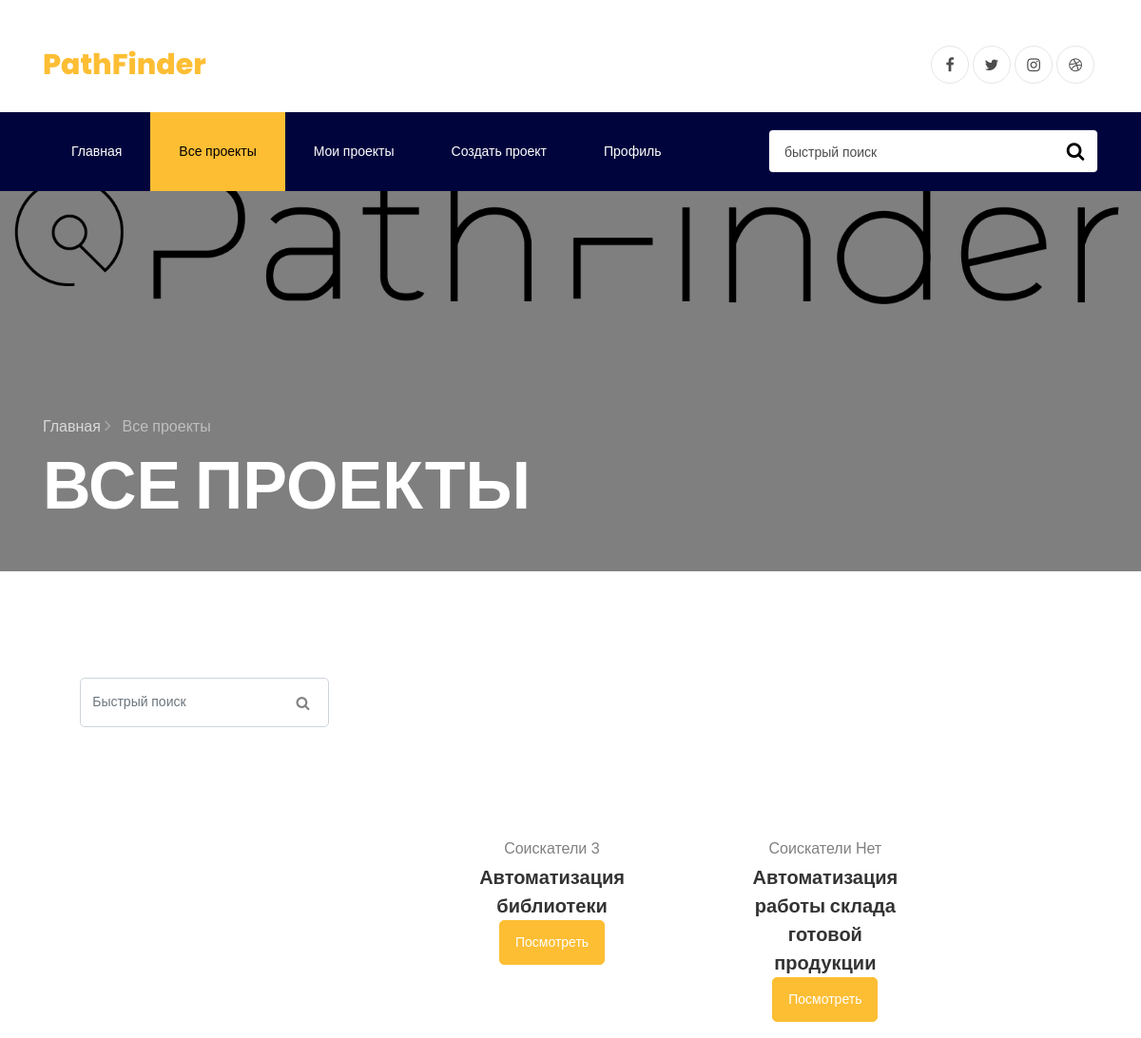
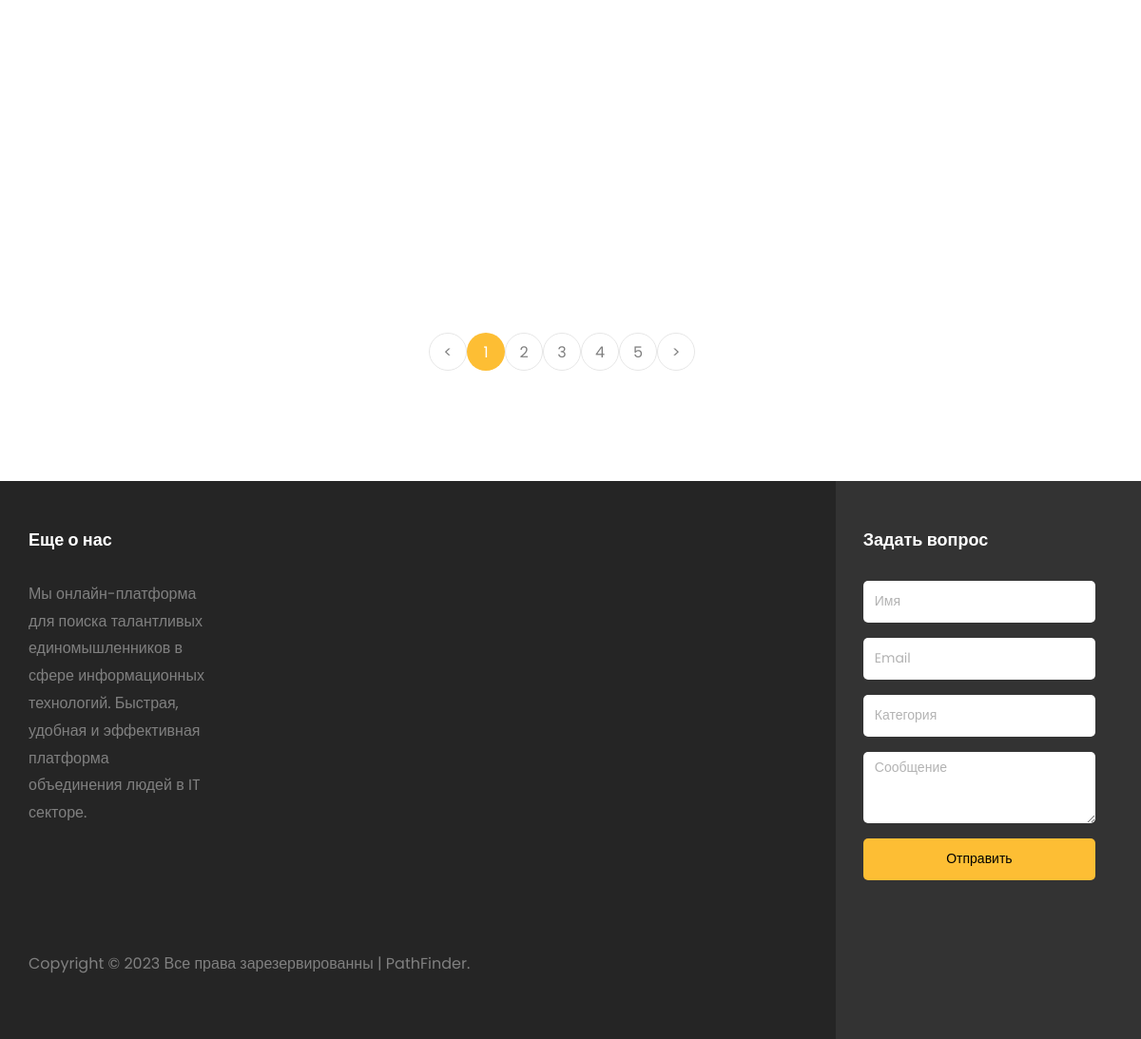
The app's page /shop.php?category=0&page=1 with its own data (2 pictures, top to bottom).
### tables this page shows
CREATE TABLE `products` (
  `id` int(11) NOT NULL,
  `product_class` int(11) NOT NULL,
  `product_name` text NOT NULL,
  `product_price` int(11) NOT NULL,
  `product_text` text NOT NULL,
  `product_widetext` varchar(9999) NOT NULL,
  `product_image` text NOT NULL,
  `user_id` text NOT NULL,
  `user_answer` mediumtext NOT NULL,
  `cords` mediumtext NOT NULL
);

### main_script.php (called while the page is built, shortened)
<?php
$hashh = 0;
?>

### shop.php (the view, shortened to what this page needs)
<!DOCTYPE html>
<html lang="ru">
<?php
include 'main_script.php';
$resulttt = mysqli_query($link, "SELECT `user_id` FROM `users` WHERE `user_hash` LIKE '$hashh'");
while ($dataaa = $resulttt->fetch_assoc()) {
	$userid = $dataaa['user_id'];
}
?>
<head>
	<link rel="stylesheet" href="https://stackpath.bootstrapcdn.com/font-awesome/4.7.0/css/font-awesome.min.css">
	<link rel="stylesheet" href="css/animate.css">
	<link rel="stylesheet" href="css/owl.carousel.min.css">
	<link rel="stylesheet" href="css/owl.theme.default.min.css">
	<link rel="stylesheet" href="css/magnific-popup.css">
	<link rel="stylesheet" href="css/ionicons.min.css">
	<link rel="stylesheet" href="css/flaticon.css">
	<link rel="stylesheet" href="css/icomoon.css">
	<link rel="stylesheet" href="css/style.css">
</head>
<body>
	<div class="container pt-5">
		<div class="row justify-content-between">
			<div class="col">
				<a class="navbar-brand" href="index.php"><span> PathFinder</span></a>
			</div>
			<div class="col d-flex justify-content-end">
				<div class="social-media">
					<p class="mb-0 d-flex">
						<a href="#" class="d-flex align-items-center justify-content-center"><span
								class="fa fa-facebook"><i class="sr-only">Facebook</i></span></a>
						<a href="#" class="d-flex align-items-center justify-content-center"><span
								class="fa fa-twitter"><i class="sr-only">Twitter</i></span></a>
						<a href="#" class="d-flex align-items-center justify-content-center"><span
								class="fa fa-instagram"><i class="sr-only">Instagram</i></span></a>
						<a href="#" class="d-flex align-items-center justify-content-center"><span
								class="fa fa-dribbble"><i class="sr-only">Dribbble</i></span></a>
					</p>
				</div>
			</div>
		</div>
	</div>
	<nav class="navbar navbar-expand-lg navbar-dark ftco_navbar bg-dark ftco-navbar-light" id="ftco-navbar">
		<div class="container">
			<form method="GET" class="searchform order-lg-last">
				<div class="form-group d-flex">
					<input type="text" name="search" class="form-control pl-3" placeholder="быстрый поиск">
					<button type="submit" placeholder="" class="form-control search"><span
							class="fa fa-search"></span></button>
				</div>
			</form>
			<div class="collapse navbar-collapse" id="ftco-nav">
				<ul class="navbar-nav mr-auto topmenu">
					<li class="nav-item"><a href="index.php" class="nav-link">Главная</a></li>
					<li class="nav-item active"><a href="shop.php?category=0&page=1" class="nav-link">Все проекты
						</a>
					</li>
					<?php
					if (mysqli_query($link, "SELECT `user_id` FROM `users` WHERE `user_hash` LIKE '$hashh'")->fetch_array() != 0) {
						if ($userid == 1) {
							echo '
						<li class="nav-item"><a href="orderinfo.php" class="nav-link">Админка</a></li>
						<li class="nav-item"><a href="contact.php" class="nav-link">Создать проект</a></li>';
						} elseif ($userid != 1) {
							echo '
						<li class="nav-item"><a href="cart.php" class="nav-link">Мои проекты</a></li>
						<li class="nav-item"><a href="contact.php" class="nav-link">Создать проект</a></li>';
						}
					}
					?>
					<li class="nav-item"><a href="user.php" class="nav-link">Профиль</a></li>
				</ul>
			</div>
		</div>
	</nav>
	<section class="hero-wrap hero-wrap-2" style="background-image: url('images/logo3.png');"
		data-stellar-background-ratio="0.75">
		<div class="overlay"></div>
		<div class="container">
			<div class="row no-gutters slider-text align-items-end">
				<div class="col-md-9 ftco-animate pb-5">
					<p class="breadcrumbs mb-2"><span class="mr-2"><a href="index.php">Главная <i
									class="ion-ios-arrow-forward"></i></a></span> <span>Все проекты </span></p>
					<h1 class="mb-0 bread">Все проекты </h1>
				</div>
			</div>
		</div>
	</section>
	<section class="ftco-section" style="max-width: 98.5%;">
		<div class="row d-flex no-gutters">
			<div class="col-lg-5 ftco-animate ">
				<div class="containerr">
					<div class="col-lg-4 sidebar pl-lg-5 ftco-animate">
						<div class="sidebar-box">
							<form method="GET" class="search-form">
								<div class="form-group">
									<span class="icon icon-search"></span>
									<input type="text" name="search" placeholder="Быстрый поиск" class="form-control">
								</div>
							</form>
						</div>
					</div>
					<div class="row d-flex" style="justify-content: space-evenly;">
						<?php
						if (isset($_GET['page'])) {
							$page = $_GET['page'];
							$products_up = $page * 24;
							$products_down = $products_up - 24;
						} else {
							$_GET['page'] = 1;
							$products_up = 24;
							$products_down = 0;
						}
						if (isset($_GET['search'])) {
							$zapros = trim($_GET['search']);
							$result = mysqli_query($link, "SELECT `id` FROM `products` WHERE `product_name` LIKE '%$zapros%'");
							while ($roow = $result->fetch_assoc()) {
								$iddds = $roow['id'];
								$resulttt = mysqli_query($link, "SELECT `product_image` FROM `products` WHERE `id` LIKE '$iddds'");
								while ($dataaa = $resulttt->fetch_assoc()) {
									echo '<div class="col-md-5 d-flex ftco-animate">
										<div class="blog-entry align-self-stretch">
											<a name="id' . $iddds . '" class="block-20 rounded"
												style="background-image: url(' . $dataaa['product_image'] . ');">
												</a>
												<div class="text mt-3 text-center">';
									$resultt = mysqli_query($link, "SELECT `product_name` FROM `products` WHERE `id` LIKE '$iddds'");
									while ($dataa = $resultt->fetch_assoc()) {
										echo '<h3 class="heading">' . $dataa['product_name'] . '
										<form method="GET" >
										<button class="btn btn-primary text-center" name="id" value="' . $iddds . '" type="submit">Посмотреть</button>
										</form>
										</h3>
										<div class="meta mb-2">
										<div class="row no-gutters slider-text align-items-end style="
										style="margin-left: 0px; margin-right: 0px; margin-bottom: 0px; display:flex; center; justify-content: center;">
										</div>
												<div>';
										echo '
																</div>
															</div>
														</div>
													</div>
												</div>';
									}
								}
							}
						} else {
							if (isset($_GET['category'])) {
								$category = $_GET['category'];
							} else {
								$category = 9;
							}
							$id = mysqli_query($link, "SELECT `id` FROM `products` WHERE `product_class` = '$category' AND `id` <= '$products_up' AND `id` >= '$products_down'");
							while ($row = $id->fetch_assoc()) {
								$maxid = $row['id'];
								$result = mysqli_query($link, "SELECT `product_image` FROM `products` WHERE `id` LIKE '$maxid' AND `product_class` LIKE '$category'");
								while ($row = $result->fetch_assoc()) {
									$result = mysqli_query($link, "SELECT `user_answer` FROM `products` WHERE `id` LIKE '$maxid'");
									while ($data = $result->fetch_assoc()) {
										$data['user_answer'] = str_replace('[', ',', $data['user_answer']);
										$data['user_answer'] = str_replace(']', ',', $data['user_answer']);
										$data['user_answer'] = str_replace('0', ',', $data['user_answer']);
										$data['user_answer'] = str_replace('', ',,', $data['user_answer']);
										$cart = explode(",", $data['user_answer']);
										$cart_count = count($cart) - 2;
										if ($cart_count <= 0) {
											$cart_count = 'Нет';
										}
									}
									echo '
											<div class="col-md-5 d-flex ftco-animate">
												<div class="blog-entry align-self-stretch">
													<a name="id' . $maxid . '" class="block-20 rounded"
														style="background-image: url(' . $row['product_image'] . ');background-position: bottom;height: 150px;
														width: 150px;background-size: cover;">
														</a>
														<div class="text mt-3 text-center">
														Соискатели ' . $cart_count;
									$resulttt = mysqli_query($link, "SELECT `product_name` FROM `products` WHERE `id` LIKE '$maxid'AND `product_class` LIKE '$category'");
									while ($rowww = $resulttt->fetch_assoc()) {
										echo '<h4 class="heading">' . $rowww['product_name'] . '
											<form method="GET" >
											<button class="btn btn-primary text-center" name="id" value="' . $maxid . '" type="submit">Посмотреть</button>
											</form>
											</h4>
											<div class="meta mb-2">
										<div class="row no-gutters slider-text align-items-end style="
										style="margin-left: 0px; margin-right: 0px; margin-bottom: 0px; display:flex; center; justify-content: center;">
										</div>
												<div>';
									}
									echo '
																</div>
															</div>
														</div>
													</div>
												</div>';
								}
							}
						}
						?>
					</div>
				</div>
			</div>
		</div>
		<div class="row mt-5">
			<div class="col text-center">
				<div class="block-27">
					<ul>
						<?php
						if (isset($_GET['page'])) {
							$page = $_GET['page'];
							if ($page == 1) {
								echo '<li><a>&lt;</a></li>';
								echo '<li class="active"><a href="?page=';
								echo $page;
								echo '&category=';
								echo $category;
								echo '">';
								echo $page;
								echo '</a></li>';
								echo '<li><a href="?page=';
								echo $page + 1;
								echo '&category=';
								echo $category;
								echo '">';
								echo $page + 1;
								echo '</a></li>';
								echo '<li><a href="?page=';
								echo $page + 2;
								echo '&category=';
								echo $category;
								echo '">';
								echo $page + 2;
								echo '</a></li>';
								echo '<li><a href="?page=';
								echo $page + 3;
								echo '&category=';
								echo $category;
								echo '">';
								echo $page + 3;
								echo '</a></li>';
								echo '<li ><a href="?page=';
								echo $page + 4;
								echo '&category=';
								echo $category;
								echo '">';
								echo $page + 4;
								echo '</a></li>';
								echo '<li><a href="?page=';
								echo $page + 1;
								echo '&category=';
								echo $category;
								echo '">';
								echo '&gt;';
								echo '</a></li>';
							}
						}
						?>
					</ul>
				</div>
			</div>
		</div>
	</section>
	<footer class="footer">
		<div class="container-fluid px-lg-5">
			<div class="row">
				<div class="col-md-9 py-5">
					<div class="row">
						<div class="col-md-4 mb-md-0 mb-4">
							<h2 class="footer-heading">Еще о нас</h2>
							<p>Мы онлайн-платформа для поиска талантливых единомышленников в сфере информационных технологий. Быстрая, удобная и эффективная платформа объединения людей в IT секторе.</p>
							<ul class="ftco-footer-social p-0">
							</ul>
						</div>
						<div class="col-md-8">
						</div>
					</div>
					<div class="row mt-md-5">
						<div class="col-md-12">
							<p class="copyright">
								Copyright &copy;
								 Все права зарезервированны |
								PathFinder.</a>
							</p>
						</div>
					</div>
				</div>
				<div class="col-md-3 py-md-5 py-4 aside-stretch-right pl-lg-5">
					<h2 class="footer-heading">Задать вопрос</h2>
					<form action="#" class="contact-form">
						<div class="form-group">
							<input type="text" class="form-control" placeholder="Имя">
						</div>
						<div class="form-group">
							<input type="text" class="form-control" placeholder="Email">
						</div>
						<div class="form-group">
							<input type="text" class="form-control" placeholder="Категория">
						</div>
						<div class="form-group">
							<textarea name="" id="" cols="30" rows="3" class="form-control"
								placeholder="Сообщение"></textarea>
						</div>
						<div class="form-group">
							<button type="submit" class="form-control submit px-3">Отправить</button>
						</div>
					</form>
				</div>
			</div>
		</div>
	</footer>
</body>
</html>

### css/icomoon.css (style rules this page uses)
[class^="icon-"], [class*=" icon-"] { font-family: 'icomoon' !important; speak: none; font-style: normal; font-weight: normal; font-variant: normal; text-transform: none; line-height: 1; -webkit-font-smoothing: antialiased; -moz-osx-font-smoothing: grayscale; }
.icon-search:before { content: "\f002"; }

### records on screen
products: cart_count "3", product_name "Автоматизация библиотеки", $maxid 6 (drawn)
products: cart_count "Нет", product_name "Автоматизация работы склада готовой продукции", $maxid 7 (drawn)

### other values on screen
$page "1"
$page + 1 "2"
$page + 2 "3"
$page + 3 "4"
$page + 4 "5"
